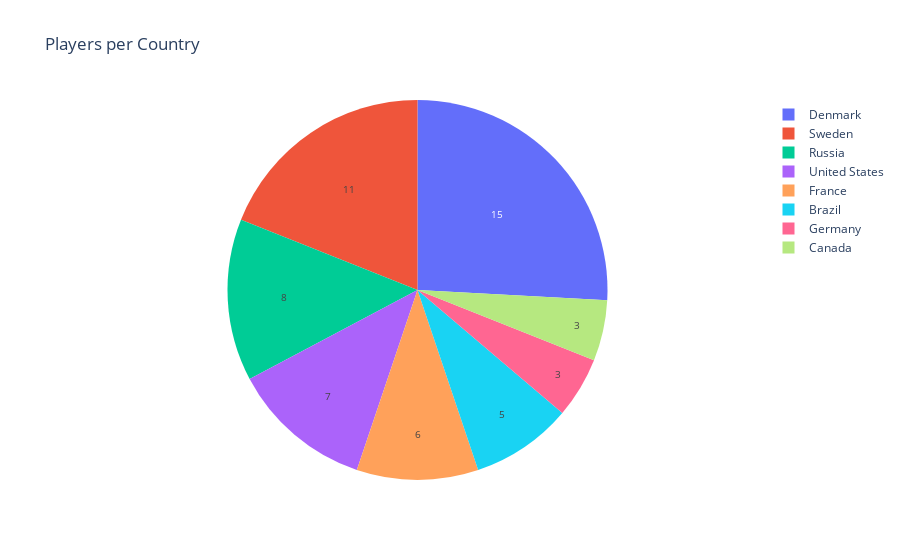

This figure's notebook cell:
### Code cell
## Unique Players per Country that appeared in the top 20, only shows countries that have more than 3 players appearing in the top 20
df = pd.read_csv('files/dataframe.csv')

df_unique = df.drop_duplicates(subset=['Name'])

# Count the occurrences of each country
country_counts = df_unique['Country'].value_counts()
df_country = country_counts.to_frame()
df_country.columns = ["Count"] 

# Filter 2 or less appearances 
df_country = df_country[df_country['Count'] >= 3]

fig = px.pie(df_country, values='Count', names=df_country.index, title='Players per Country')
fig.update_traces(textinfo='value', textfont_size=10)
fig.show()

### Figure 1 — Plotly figure (JSON) as saved in the notebook; plotly's stock layout.template omitted (floating-point values rounded to 4 significant figures)
{"data": [{"domain": {"x": [0, 1], "y": [0, 1]}, "hovertemplate": "Country=%{label}<br>Count=%{value}<extra></extra>", "labels": ["Denmark", "Sweden", "Russia", "United States", "France", "Brazil", "Germany", "Canada"], "legendgroup": "", "name": "", "showlegend": true, "textfont": {"size": 10}, "textinfo": "value", "type": "pie", "values": [15, 11, 8, 7, 6, 5, 3, 3]}], "layout": {"autosize": true, "legend": {"tracegroupgap": 0}, "title": {"text": "Players per Country"}}}
